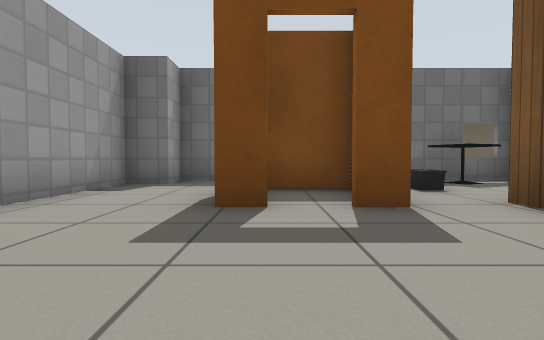
[1] (above)

15 first-person views from a walk through a robot-simulator world made for Gazebo. The camera is 0.5 m above the floor, tilts 2° down and sees 80° across. The floor is counted in squares, 1 m on a side. Each view is taken from the middle of a square. On the plan, view 1 faces up. The plan holds only what a view shows up to about 9 squares ahead; the rest is blank. Gazebo's built-in surfaces are drawn with simple patterns.

[2]
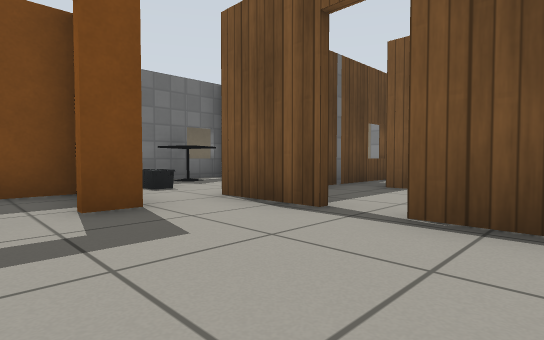

[3]
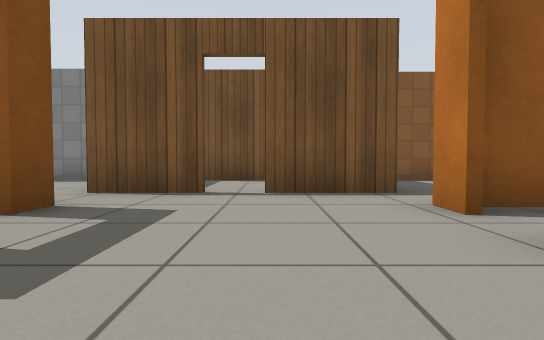

[4]
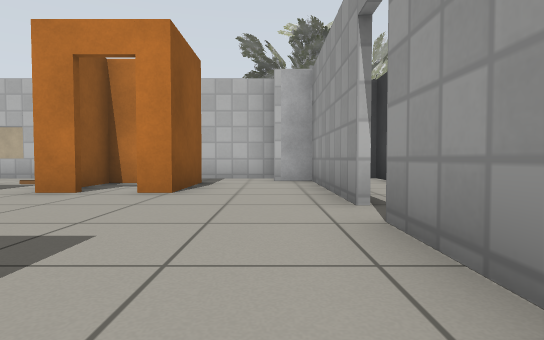

[5]
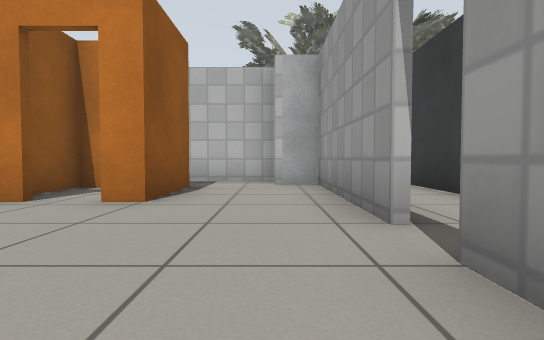

[6]
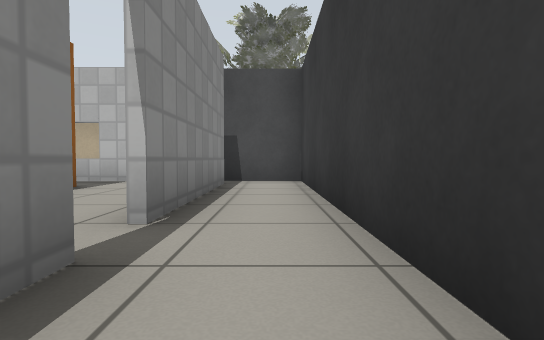

[7]
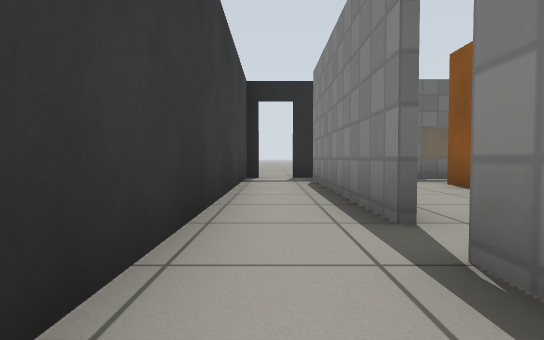

[8]
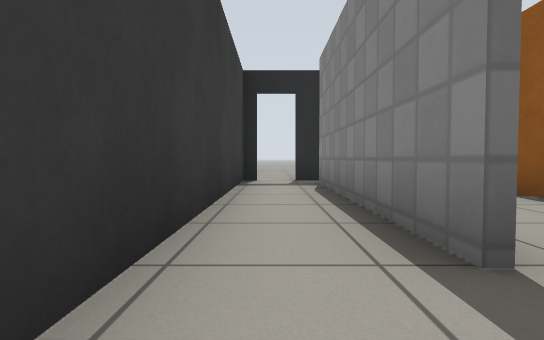

[9]
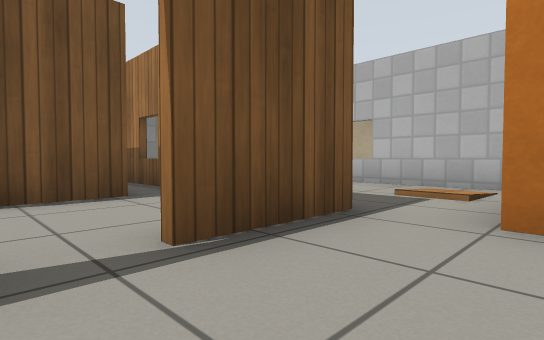

[10]
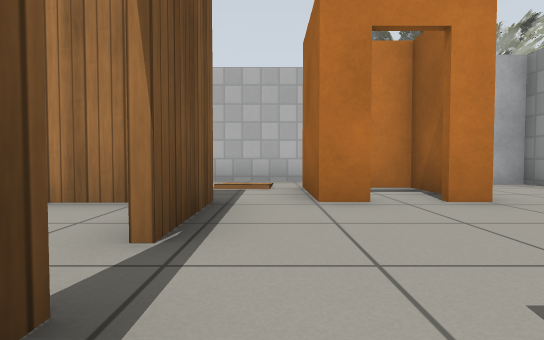

[11]
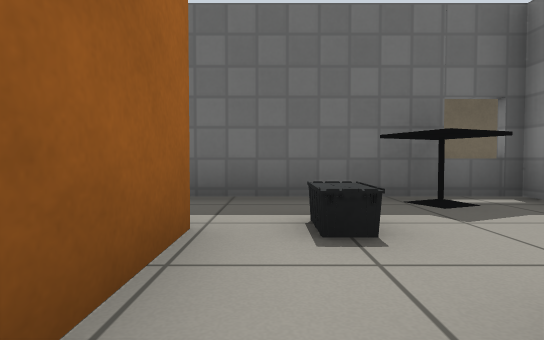

[12]
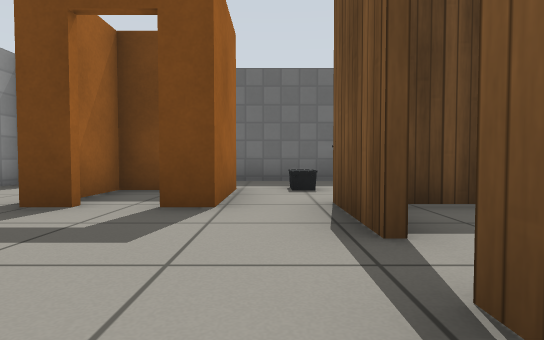

[13]
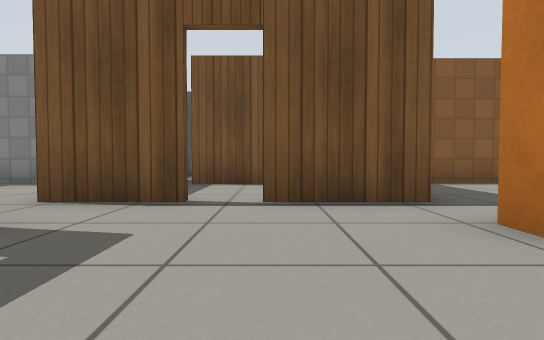

[14]
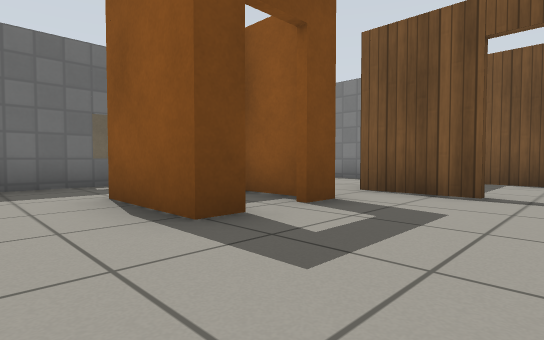

[15]
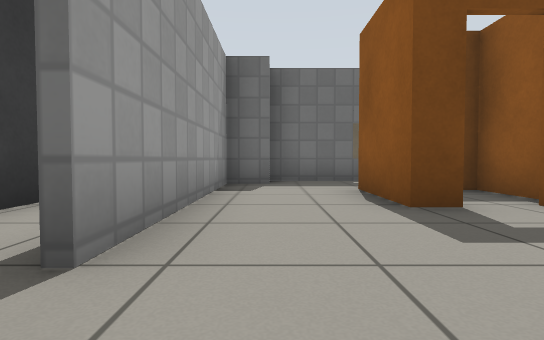

### Floor plan
Ten units are one square. View 1 is at (0, 0); x grows to the right and y downward. Boxes are objects, and circles mark ways between rooms. Rooms are numbered by the first view taken in them; rooms with no view inside come last. Other rooms are left out.
<svg viewBox="-52 -80 117 127">
<path fill="none" stroke="#000" d="M7 7 14 7M0 -33 -6 -33 -6 -54M27 -19 27 -37M-29 -6 -29 33 -20 33M27 9 27 -11M14 -45 14 -33 7 -33M-6 28 -6 7 0 7M-29 -54 -29 -14M-30 -14 -30 -66M-42 -74 -47 -74 -47 42 -29 42M-30 35 -30 -6M14 7 14 28M55 36 55 19M-1 42 49 42M-20 -64 -29 -64 -29 -54M15 -72 -20 -72M54 -2 54 -26M60 -35 34 -35M36 7 46 7"/>
<circle cx="-30" cy="-10" r="3" fill="#2a7"/>
<circle cx="20" cy="10" r="3" fill="#2a7"/>
<circle cx="-20" cy="-60" r="3" fill="#2a7"/>
<circle cx="30" cy="-15" r="3" fill="#2a7"/>
<text x="0" y="-10">1</text>
<text x="-40" y="-20">2</text>
<text x="30" y="20">3</text>
<text x="-10" y="-60">4</text>
<text x="40" y="-20">5</text>
</svg>
Room 1 opens to room 2. Room 1 opens to room 3. Room 1 opens to room 4. Room 1 opens to room 5.

Where each view was taken, in squares from view 1:
view 1: 0 up, 0 right, facing up
view 2: 0 up, 0 right, facing up-right
view 3: 1 up, 2 left, facing right
view 4: 4 up, 2 left, facing down
view 5: 3 up, 2 left, facing down
view 6: 3 up, 4 left, facing down
view 7: 1 down, 4 left, facing up
view 8: 0 up, 4 left, facing up
view 9: 2 up, 1 right, facing down-right
view 10: 3 up, 2 right, facing down
view 11: 3 up, 2 right, facing up
view 12: 0 up, 2 right, facing up
view 13: 1 up, 1 left, facing right
view 14: 1 up, 2 left, facing up-right
view 15: 0 up, 2 left, facing up
